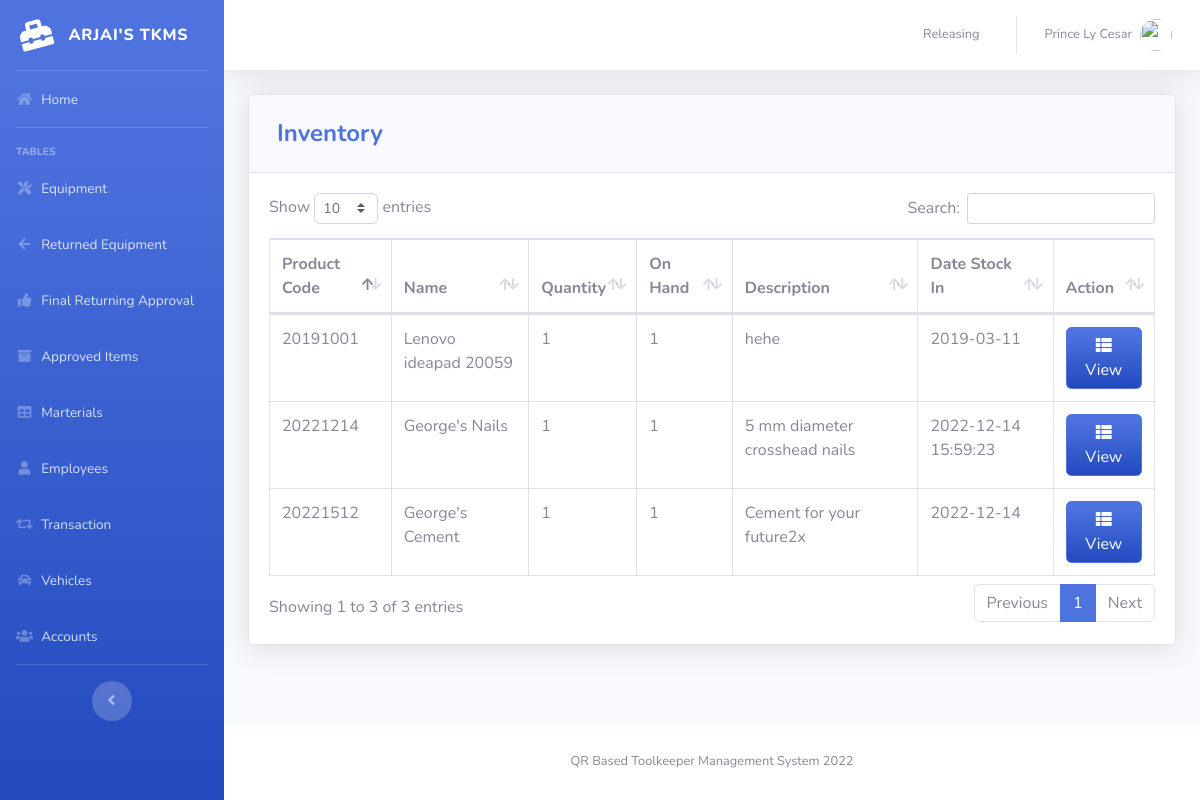
Page /pages/inventory.php (signed in) on the earlier database version.
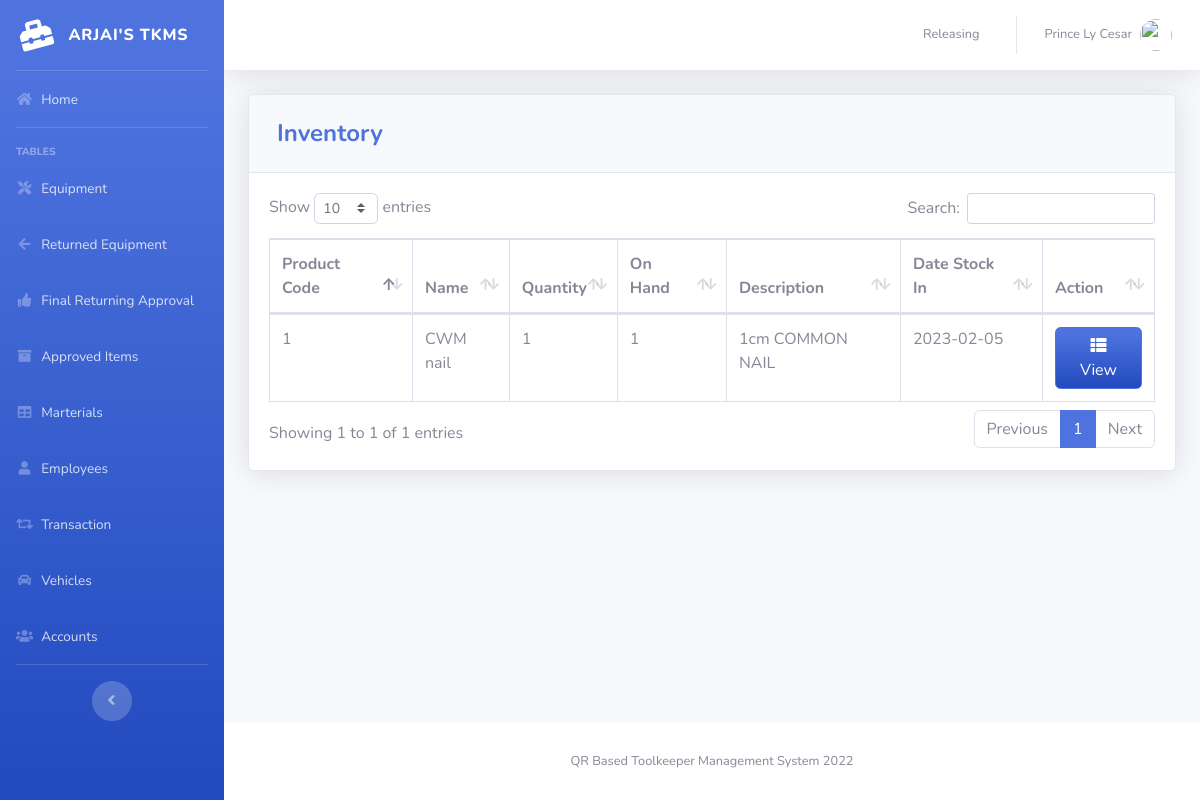
Same page on the later database version.
### tables this page shows
CREATE TABLE `product` (
  `PRODUCT_ID` int(11) NOT NULL,
  `PRODUCT_CODE` varchar(20) NOT NULL,
  `NAME` varchar(50) DEFAULT NULL,
  `DESCRIPTION` varchar(250) NOT NULL,
  `QTY_STOCK` int(11) DEFAULT NULL,
  `ON_HAND` int(11) NOT NULL,
  `PRICE` int(11) DEFAULT NULL,
  `CATEGORY_ID` int(11) DEFAULT NULL,
  `DATE_STOCK_IN` varchar(50) NOT NULL
);

### pages/inventory.php (the view, shortened to what this page needs)
<?php
include'../includes/connection.php';
include'../includes/sidebar.php';
            ?>
            <div class="card shadow mb-4">
            <div class="card-header py-3">
              <h4 class="m-2 font-weight-bold text-primary">Inventory</h4>
            </div>
            <div class="card-body">
              <div class="table-responsive">
                <table class="table table-bordered" id="dataTable" width="100%" cellspacing="0">
               <thead>
                   <tr>
                     <th>Product Code</th>
                     <th>Name</th>
                     <th>Quantity</th>
                     <th>On Hand</th>
                     <th>Description</th>
                     <th>Date Stock In</th>
                     <th>Action</th>
                   </tr>
               </thead>
          <tbody>
<?php
    $query = 'SELECT PRODUCT_ID, PRODUCT_CODE, NAME, COUNT(`QTY_STOCK`) AS "QTY_STOCK", COUNT(`ON_HAND`) AS "ON_HAND", DESCRIPTION, DATE_STOCK_IN FROM product p join category c on p.CATEGORY_ID=c.CATEGORY_ID GROUP BY PRODUCT_CODE';
        $result = mysqli_query($db, $query) or die (mysqli_error($db));
            while ($row = mysqli_fetch_assoc($result)) {
                echo '<tr>';
                echo '<td>'. $row['PRODUCT_CODE'].'</td>';
                echo '<td>'. $row['NAME'].'</td>';
                echo '<td>'. $row['QTY_STOCK'].'</td>';
                echo '<td>'. $row['ON_HAND'].'</td>';
                echo '<td>'. $row['DESCRIPTION'].'</td>';
                echo '<td>'. $row['DATE_STOCK_IN'].'</td>';
                      echo '<td align="right">
                              <a type="button" class="btn btn-primary bg-gradient-primary" href="inv_searchfrm.php?action=edit & id='.$row['PRODUCT_CODE'] . '"><i class="fas fa-fw fa-th-list"></i> View</a>
                          </div> </td>';
                        }
?>
                        </div>
                    </div>
                  </div>
<?php
include'../includes/footer.php';
?>

Differences in the rows shown:
removed product: PRODUCT_CODE "20191001", NAME "Lenovo ideapad 20059", QTY_STOCK "1", ON_HAND "1", DESCRIPTION "hehe", DATE_STOCK_IN "2019-03-11"
removed product: PRODUCT_CODE "20221214", NAME "George's Nails", QTY_STOCK "1", ON_HAND "1", DESCRIPTION "5 mm diameter crosshead nails", DATE_STOCK_IN "2022-12-14 15:59:23"
removed product: PRODUCT_CODE "20221512", NAME "George's Cement", QTY_STOCK "1", ON_HAND "1", DESCRIPTION "Cement for your future2x", DATE_STOCK_IN "2022-12-14"
added product: PRODUCT_CODE "1", NAME "CWM nail", QTY_STOCK "1", ON_HAND "1", DESCRIPTION "1cm COMMON NAIL", DATE_STOCK_IN "2023-02-05"
Other differences:
text written by a page script: "Show entries Search: Showing 1 to 3 of 3 entries Previous 1 Next" → "Show entries Search: Showing 1 to 1 of 1 entries Previous 1 Next"
